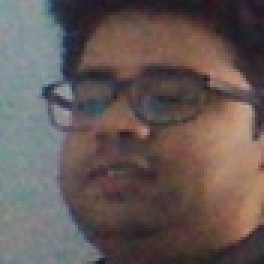
#> input picture test.jpg, 88 x 88 px (shown 3 times larger); its folder holds only this picture in this run
$ python Face_crop.py
#> lines starting #> are read from the running program, lines starting #| are printed output that depends on the picture
import cv2,glob

images=glob.glob("*.jpg")

for image in images:
    facedata = "haarcascade_frontalface_alt.xml"
    cascade = cv2.CascadeClassifier(facedata)
    img=cv2.imread(image,0)
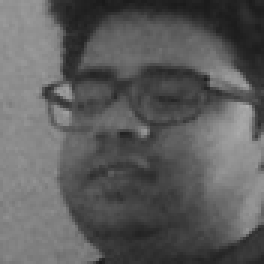
#> img: shape (88, 88) (shown 3 times larger); min 25, max 174, mean 92.7

    re=cv2.resize(img,(int(img.shape[1]),int(img.shape[0])))
    faces = cascade.detectMultiScale(re)
#> faces = [[8, 4, 71, 71]]

    for f in faces:
        x, y, w, h = [v for v in f]
        Rect=cv2.rectangle(img, (x, y), (x + w, y + h), (0, 255, 0), 2)

        sub_face = img[y:y + h, x:x + w]

        f_name = image.split('/')
        f_name = f_name[-1]
        cv2.imshow("checking",sub_face)
        cv2.waitKey(500)
        cv2.destroyAllWindows()


        cv2.imwrite("resized_"+image,sub_face)
#> this loop made 1 pass
#> pass 1, `Rect=cv2.rectangle(img, (x, y), (x + w, y + h), (0, 255, 0), 2)`:
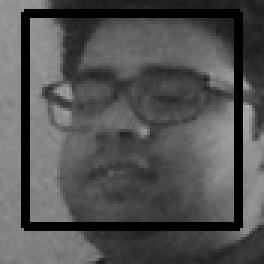
#> Rect: shape (88, 88) (shown 3 times larger); min 0, max 174, mean 82.2
#> pass 1, `sub_face = img[y:y + h, x:x + w]`:
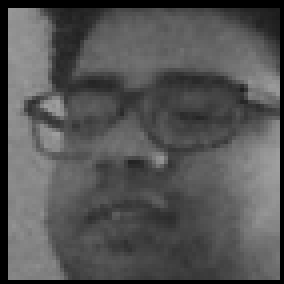
#> sub_face: shape (71, 71) (shown 4 times larger); min 0, max 159, mean 83.9
